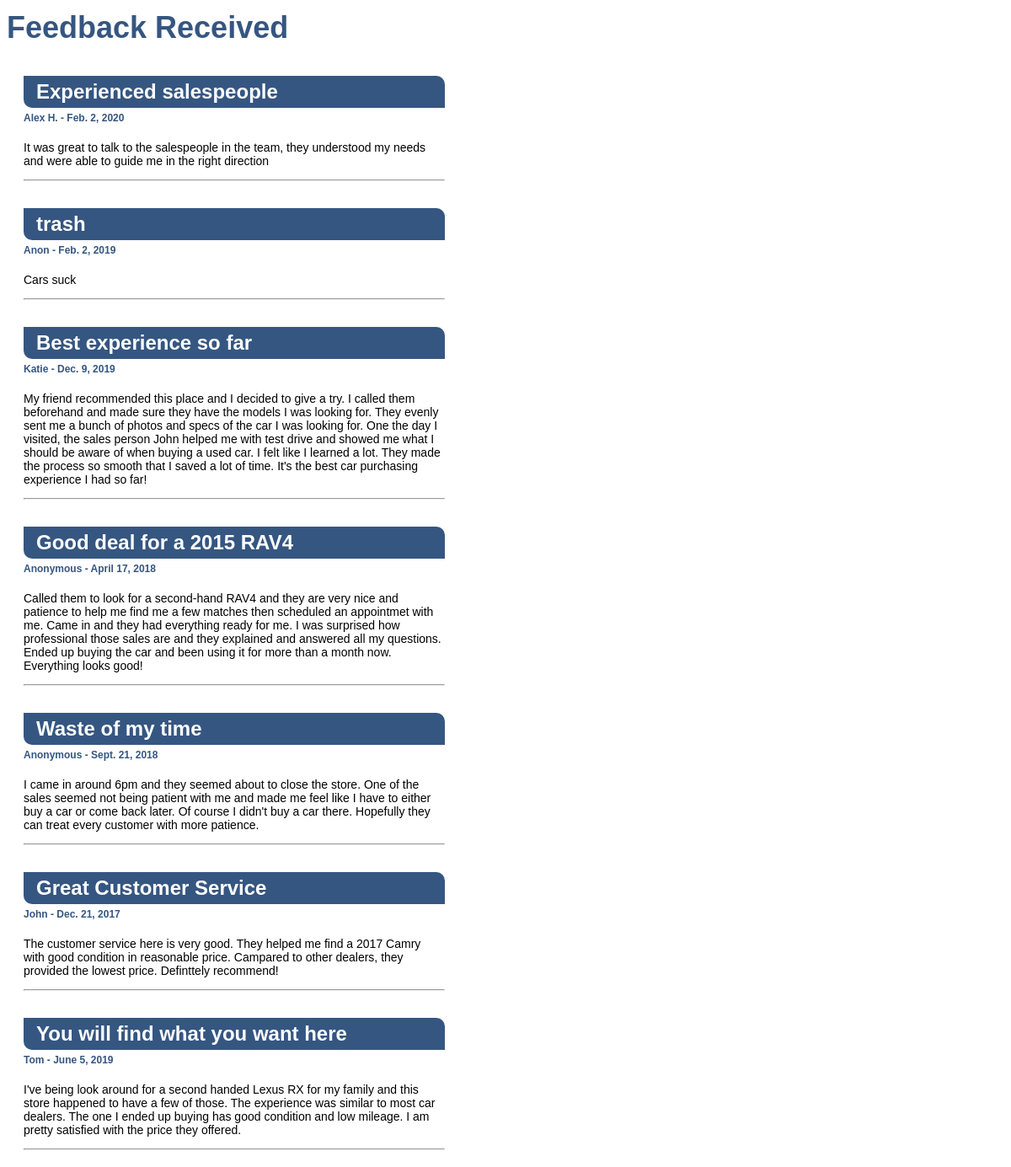
The page / on the database its author committed.
### feedback/models.py (models this page shows)
class Feedback(models.Model):
  created = models.DateTimeField(auto_now_add=True)
  title = models.CharField(max_length=100, blank=True, default='')
  name = models.CharField(max_length=100, blank=True, default='')
  date = models.DateField()
  feedback = models.CharField(max_length=1000, blank=True, default='')
  class Meta:
    ordering = ['created']

### feedback/views.py (the view)
# urls.py: url(r'^$', views.feedback_index),
def feedback_index(request):
    feedback = Feedback.objects.all()
    context = { 'feedback': feedback }
    return render(request, 'feedback_index.html', context)

### feedback/templates/feedback_index.html (shortened to what this page needs)
<html>
	<head>
	</head>
<body>
<h1>Feedback Received</h1>
{% for comment in feedback %}
<div >
	<h4>{{comment.title}}</h4>
	<h5>{{comment.name}} - {{comment.date}}</h5>
	<p>{{comment.feedback}}</p>
	<hr/>
</div>
{% endfor %}
</body>
</html>

### feedback/templates/feedback_index.html (style rules this page uses)
body { font-family: sans-serif; }
h1 { font-size: 36px; line-height: 50px; color: #355681; margin-bottom: 10px; }
div { margin: 20px; width: 500px; }
h4 { font-size: 24px; background: #355681; color: white; padding: 5px 15px; border-radius: 0 10px 0 10px; margin-bottom: 0; }
h5 { margin-top: 5px; font-size: 12px; color: #355681; }
p { font-size: 14px; }

### rows shown on the page
Feedback: title "Experienced salespeople", name "Alex H.", date "Feb. 2, 2020", feedback "It was great to talk to the salespeople in the team, they understood my needs and were able to guide me in the right direction"
Feedback: title "trash", name "Anon", date "Feb. 2, 2019", feedback "Cars suck"
Feedback: title "Best experience so far", name "Katie", date "Dec. 9, 2019", feedback "My friend recommended this place and I decided to give a try. I called them beforehand and made sure they have the models I was looking for. They evenly sent me a bunch of photos and specs of the car I was looking for. One the day I visited, the sales person John helped me with test drive and showed me what I should be aware of when buying a used car. I felt like I learned a lot. They made the process so smooth that I saved a lot of time. It's the best car purchasing experience I had so far!"
Feedback: title "Good deal for a 2015 RAV4", name "Anonymous", date "April 17, 2018", feedback "Called them to look for a second-hand RAV4 and they are very nice and patience to help me find me a few matches then scheduled an appointmet with me. Came in and they had everything ready for me. I was surprised how professional those sales are and they explained and answered all my questions. Ended up buying the car and been using it for more than a month now. Everything looks good!"
Feedback: title "Waste of my time", name "Anonymous", date "Sept. 21, 2018", feedback "I came in around 6pm and they seemed about to close the store. One of the sales seemed not being patient with me and made me feel like I have to either buy a car or come back later. Of course I didn't buy a car there. Hopefully they can treat every customer with more patience."
Feedback: title "Great Customer Service", name "John", date "Dec. 21, 2017", feedback "The customer service here is very good. They helped me find a 2017 Camry with good condition in reasonable price. Campared to other dealers, they provided the lowest price. Definttely recommend!"
Feedback: title "You will find what you want here", name "Tom", date "June 5, 2019", feedback "I've being look around for a second handed Lexus RX for my family and this store happened to have a few of those. The experience was similar to most car dealers. The one I ended up buying has good condition and low mileage. I am pretty satisfied with the price they offered."
